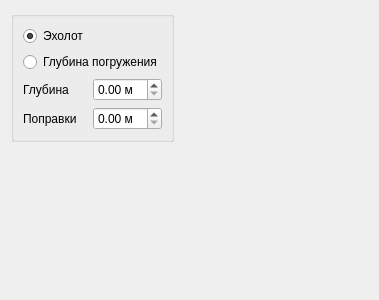
<?xml version="1.0" encoding="UTF-8"?>
<ui version="4.0">
 <class>EchoSounder</class>
 <widget class="QWidget" name="EchoSounder">
  <property name="geometry">
   <rect>
    <x>0</x>
    <y>0</y>
    <width>379</width>
    <height>300</height>
   </rect>
  </property>
  <property name="windowTitle">
   <string>Form</string>
  </property>
  <layout class="QGridLayout" name="gridLayout_3">
   <item row="0" column="0">
    <layout class="QGridLayout" name="gridLayout_2">
     <item row="0" column="0">
      <widget class="QGroupBox" name="groupBox">
       <property name="title">
        <string/>
       </property>
       <layout class="QGridLayout" name="gridLayout">
        <item row="2" column="0">
         <widget class="QLabel" name="label">
          <property name="text">
           <string>Глубина</string>
          </property>
         </widget>
        </item>
        <item row="2" column="1">
         <widget class="QDoubleSpinBox" name="doubleSpinBox_depth">
          <property name="suffix">
           <string> м</string>
          </property>
         </widget>
        </item>
        <item row="1" column="0" colspan="2">
         <widget class="QRadioButton" name="radioButton_Depth">
          <property name="text">
           <string>Глубина погружения</string>
          </property>
         </widget>
        </item>
        <item row="3" column="0">
         <widget class="QLabel" name="label_2">
          <property name="text">
           <string>Поправки</string>
          </property>
         </widget>
        </item>
        <item row="3" column="1">
         <widget class="QDoubleSpinBox" name="doubleSpinBox_offset">
          <property name="suffix">
           <string> м</string>
          </property>
         </widget>
        </item>
        <item row="0" column="0" colspan="2">
         <widget class="QRadioButton" name="radioButton_Echo">
          <property name="text">
           <string>Эхолот</string>
          </property>
          <property name="checked">
           <bool>true</bool>
          </property>
         </widget>
        </item>
       </layout>
      </widget>
     </item>
     <item row="0" column="1" rowspan="2">
      <layout class="QGridLayout" name="gridLayout_19">
       <item row="1" column="0">
        <spacer name="verticalSpacer_4">
         <property name="orientation">
          <enum>Qt::Vertical</enum>
         </property>
         <property name="sizeHint" stdset="0">
          <size>
           <width>20</width>
           <height>40</height>
          </size>
         </property>
        </spacer>
       </item>
       <item row="0" column="0">
        <layout class="QGridLayout" name="lay_select_3"/>
       </item>
       <item row="0" column="1">
        <spacer name="horizontalSpacer_2">
         <property name="orientation">
          <enum>Qt::Horizontal</enum>
         </property>
         <property name="sizeHint" stdset="0">
          <size>
           <width>40</width>
           <height>20</height>
          </size>
         </property>
        </spacer>
       </item>
      </layout>
     </item>
     <item row="1" column="0">
      <spacer name="verticalSpacer">
       <property name="orientation">
        <enum>Qt::Vertical</enum>
       </property>
       <property name="sizeHint" stdset="0">
        <size>
         <width>20</width>
         <height>40</height>
        </size>
       </property>
      </spacer>
     </item>
    </layout>
   </item>
   <item row="1" column="0">
    <spacer name="verticalSpacer_2">
     <property name="orientation">
      <enum>Qt::Vertical</enum>
     </property>
     <property name="sizeHint" stdset="0">
      <size>
       <width>20</width>
       <height>94</height>
      </size>
     </property>
    </spacer>
   </item>
  </layout>
 </widget>
 <resources/>
 <connections/>
</ui>
